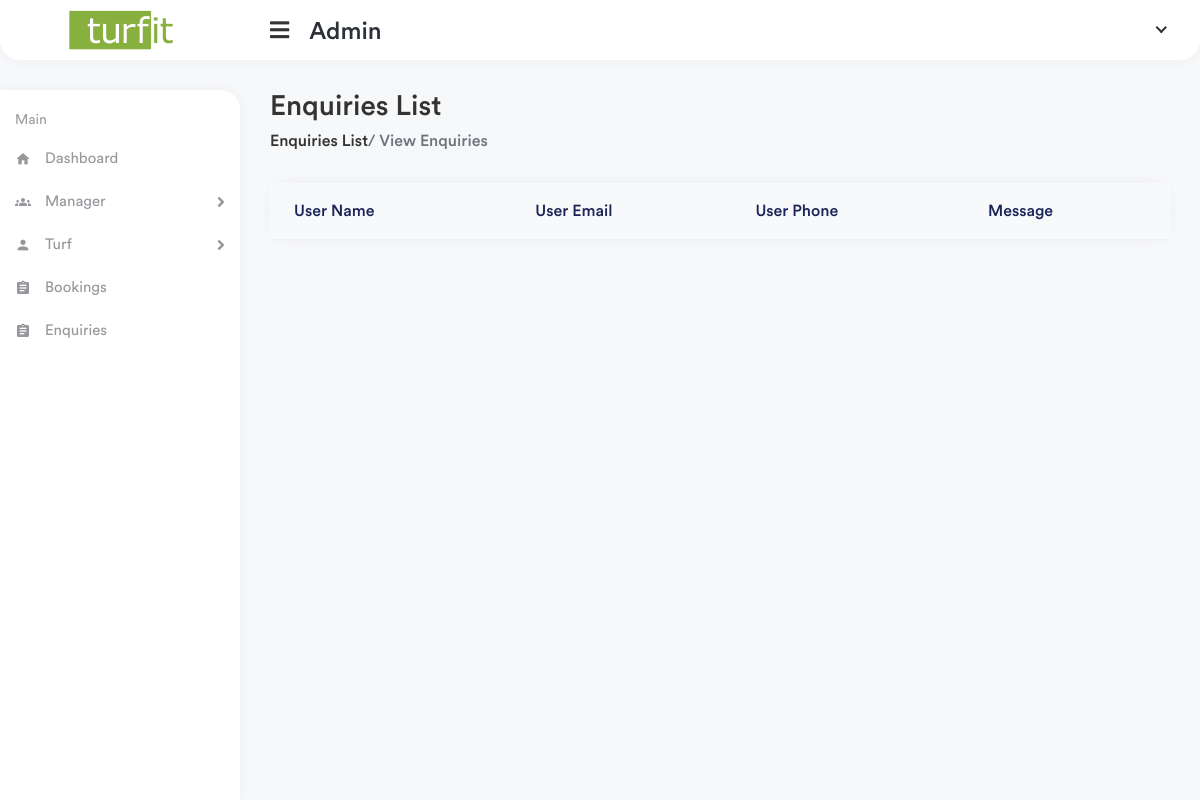
Before: /app1/enquiries with the older database file.
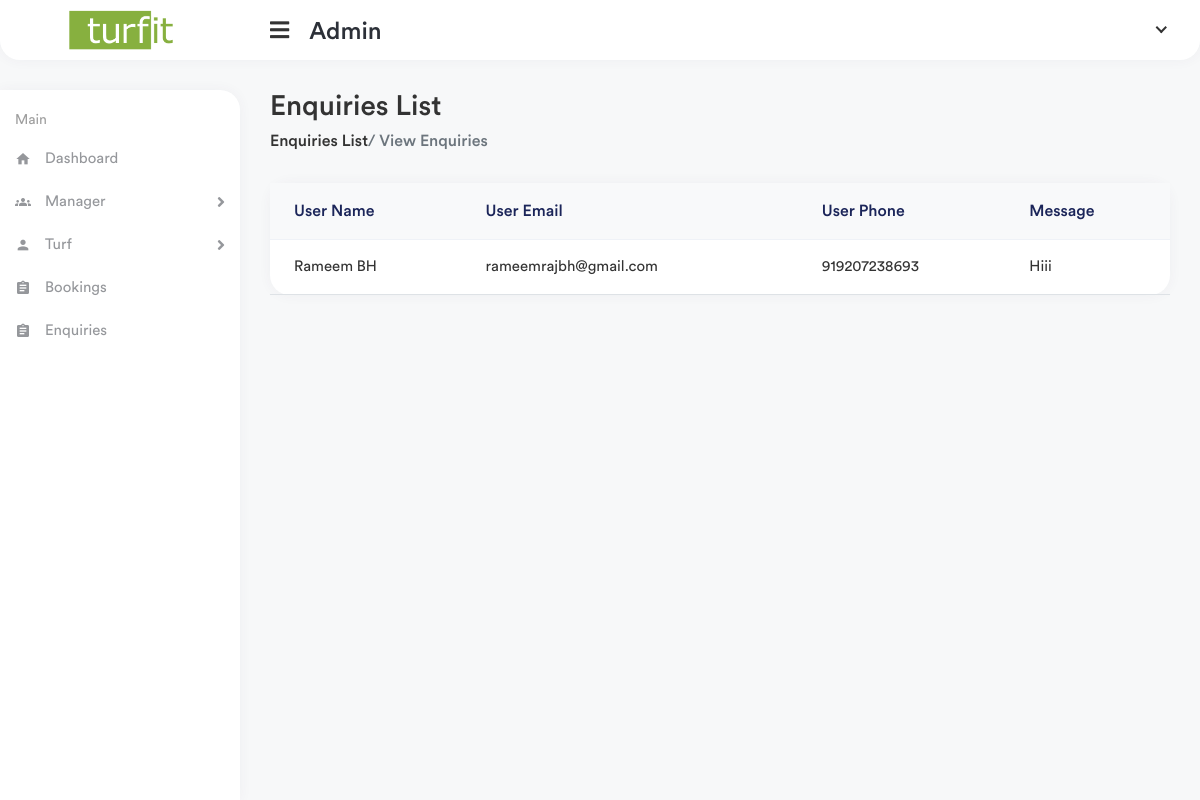
After: the same page with the newer database file.
### turfuser/models.py (models this page shows, shortened)
class Contact(models.Model):
    first_name = models.CharField(max_length=100)
    second_name = models.CharField(max_length=100)
    email = models.CharField(max_length=100)
    phone = models.IntegerField()
    message = models.TextField()

### app1/views.py (the view)
# urls.py: path('enquiries',views.enquiries,name="enquiries")
def enquiries(request):
    enquiries = Contact.objects.filter().all()
    context = {
        'enquiries' : enquiries
    }
    return render(request,'app1/enquiries.html',context)

### templates/app1/enquiries.html (shortened to what this page needs)
{% extends 'app1/partials/base.html' %}
{% load static %}
{% block content %}
<div class="page-wrapper">
    <div class="content container-fluid">
        <div class="page-header">
            <div class="row align-items-center">
                <div class="col">
                    <h3 class="page-title">Enquiries List</h3>
                    <ul class="breadcrumb">
                        <li class="breadcrumb"><a href=""> Enquiries List</a>
                        </li>
                        <li class="breadcrumb active"> / View Enquiries</li>
                    </ul>
                </div>
            </div>
        </div>
        <div class="row">
            <div class="col-sm-12">
                <div class="card card-table">
                    <div class="card-body">
                        <div class="table-responsive">
                            <table class="table table-center table-hover datatable">
                                <thead class="thead-light">
                                    <tr>
                                        <th>User Name</th>
                                        <th>User Email</th>
                                        <th>User Phone</th>
                                        <th>Message</th>
                                    </tr>
                                </thead>
                                <tbody>
                                    {% for enquiries in enquiries %}
                                    <tr>
                                        <td>
                                            <h2 class="">
                                                <a href="">{{enquiries.first_name}} {{enquiries.second_name}}</a>
                                            </h2>
                                        </td>
                                        <td>{{enquiries.email}}
                                        </td>
                                        <td>
                                            {{enquiries.phone}}
                                        </td>
                                        <td>
                                            {{enquiries.message}}
                                        </td>
                                    </tr>
                                </tbody>
                                {% endfor %}
                            </table>
                        </div>
                    </div>
                </div>
            </div>
        </div>
    </div>
</div>
{% endblock %}

Changed rows visible on the page:
added Contact: first_name "Rameem", second_name "BH", email "rameemrajbh@gmail.com", phone "919207238693", message "Hiii"
